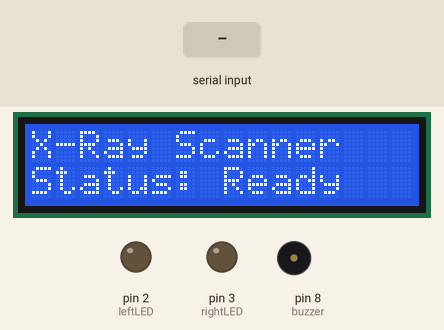
This sketch was run on a simulated Arduino Uno, built with avr-gcc and run on an emulated ATmega328P. On the bench: 16×2 character LCD, output pins drawn as LEDs (lit = HIGH), buzzer (waves = sounding). Dashed ring = blinking. The inputs (shaded band) are chosen by the test bench. What the sketch prints to the serial monitor is not drawn.

Above: at 1.2 s.
1.3 s: "THREAT:\n" received over Serial
At 1.76 s:
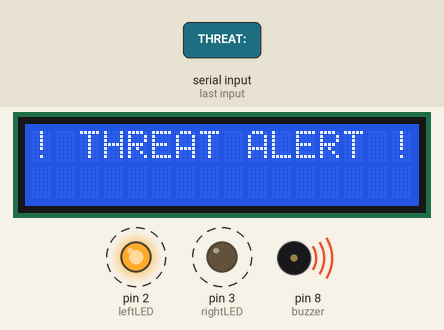
3.1 s: "SAFE\n" received over Serial
At 4.3 s:
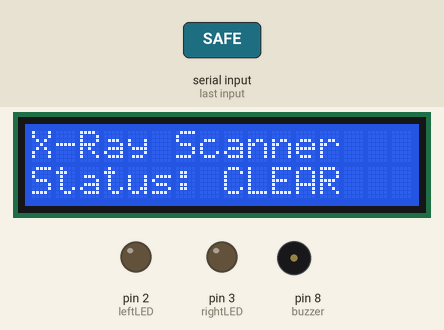
4.6 s: "THREAT::45\n" received over Serial
At 5.07 s:
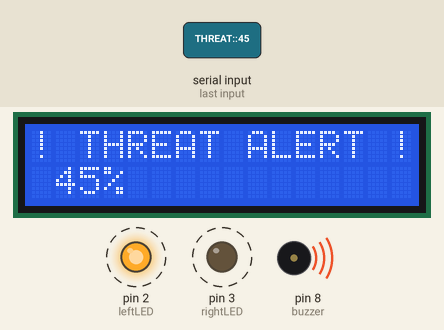
Timing chart, 0 to 12.4 s (numbered marks = the images above; inputs shaded):
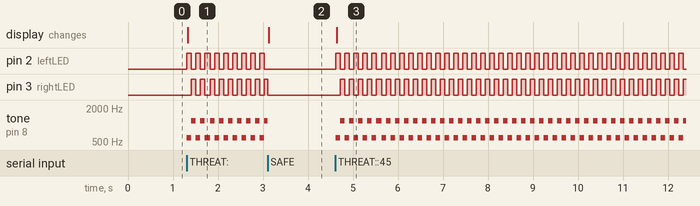

The sketch:

XRay_System.ino
```cpp
#include <LiquidCrystal_I2C.h>

LiquidCrystal_I2C lcd(0x27, 16, 2);

const int leftLED = 2;
const int rightLED = 3;
const int buzzer = 8;

const long buzzerInterval = 100;
const long ledInterval = 100;
int currentFreq = 800;
bool freqToggle = false;
bool ledToggle = false;

unsigned long previousLEDMillis = 0;
unsigned long previousBuzzerMillis = 0;

// Threat state
bool threatActive = false;
String threatType = "None";
int threatConfidence = 0;

// For non-blocking LCD updates
bool lcdNeedsUpdate = false;
unsigned long lastLCDUpdate = 0;
const long lcdUpdateInterval = 500; // Update LCD every 500ms when threat active

void setup() {
  // Initialize Serial (CRITICAL for Python communication!)
  Serial.begin(9600);
  Serial.println("Arduino Ready - Waiting for commands...");

  // Initialize LCD
  lcd.init();
  lcd.backlight();
  lcd.clear();
  lcd.setCursor(0, 0);
  lcd.print("X-Ray Scanner");
  lcd.setCursor(0, 1);
  lcd.print("Status: Ready");

  // Initialize pins
  pinMode(leftLED, OUTPUT);
  pinMode(rightLED, OUTPUT);
  pinMode(buzzer, OUTPUT);

  // Start with everything off
  digitalWrite(leftLED, LOW);
  digitalWrite(rightLED, LOW);
  noTone(buzzer);
}

void loop() {
  // Check for incoming serial commands from Python
  if (Serial.available() > 0) {
    String command = Serial.readStringUntil('\n');
    command.trim(); // Remove whitespace

    // Parse command
    if (command == "SAFE") {
      threatActive = false;
      threatType = "None";
      threatConfidence = 0;
      lcdNeedsUpdate = true;

      Serial.println("ACK:SAFE"); // Acknowledge

    } else if (command.startsWith("THREAT:")) {
      // Format: THREAT:Gun:69
      threatActive = true;

      // Parse threat type and confidence
      int firstColon = command.indexOf(':');
      int secondColon = command.indexOf(':', firstColon + 1);

      if (secondColon > 0) {
        threatType = command.substring(firstColon + 1, secondColon);
        threatConfidence = command.substring(secondColon + 1).toInt();
      } else {
        threatType = command.substring(firstColon + 1);
        threatConfidence = 0;
      }

      lcdNeedsUpdate = true;

      Serial.print("ACK:THREAT:");
      Serial.println(threatType);
    }
  }

  // Update outputs based on threat status
  if (threatActive) {
    triggerAlarm();
    blinkLEDs();
    updateLCDThreat();
  } else {
    stopAlarm();
    turnOffLEDs();
    updateLCDSafe();
  }
}

void triggerAlarm() {
  unsigned long currentMillis = millis();

  if (currentMillis - previousBuzzerMillis >= buzzerInterval) {
    previousBuzzerMillis = currentMillis;

    // Alternate between two frequencies
    if (freqToggle) {
      currentFreq = 1200; // High pitch
    } else {
      currentFreq = 600;  // Low pitch
    }
    freqToggle = !freqToggle;

    tone(buzzer, currentFreq);
  }
}

void stopAlarm() {
  noTone(buzzer);
}

void blinkLEDs() {
  unsigned long currentMillis = millis();

  if (currentMillis - previousLEDMillis >= ledInterval) {
    previousLEDMillis = currentMillis;

    ledToggle = !ledToggle;

    if (ledToggle) {
      digitalWrite(leftLED, HIGH);
      digitalWrite(rightLED, LOW);
    } else {
      digitalWrite(leftLED, LOW);
      digitalWrite(rightLED, HIGH);
    }
  }
}

void turnOffLEDs() {
  digitalWrite(leftLED, LOW);
  digitalWrite(rightLED, LOW);
}

void updateLCDThreat() {
  unsigned long currentMillis = millis();

  // Only update LCD periodically to avoid flickering
  if (lcdNeedsUpdate || (currentMillis - lastLCDUpdate >= lcdUpdateInterval)) {
    lcd.clear();
    lcd.setCursor(0, 0);
    lcd.print("! THREAT ALERT !");

    lcd.setCursor(0, 1);
    // Truncate threat type if too long
    String displayText = threatType;
    if (displayText.length() > 11) {
      displayText = displayText.substring(0, 11);
    }
    lcd.print(displayText);

    // Show confidence if available
    if (threatConfidence > 0) {
      lcd.print(" ");
      lcd.print(threatConfidence);
      lcd.print("%");
    }

    lcdNeedsUpdate = false;
    lastLCDUpdate = currentMillis;
  }
}

void updateLCDSafe() {
  if (lcdNeedsUpdate) {
    lcd.clear();
    lcd.setCursor(0, 0);
    lcd.print("X-Ray Scanner");
    lcd.setCursor(0, 1);
    lcd.print("Status: CLEAR");

    lcdNeedsUpdate = false;
  }
}
```

Measured:
- after the input at 1.3 s, pin 2 (leftLED): alternates HIGH for 0.10 s and LOW for 0.10 s, starting at once; pin 3 (rightLED): alternates HIGH for 0.10 s and LOW for 0.10 s, starting after 0.11 s; tone on pin 8 (buzzer): alternates 1200 Hz for 0.10 s and 600 Hz for 0.10 s, starting at once; the display: changes at once (image 1)
- after the input at 3.1 s, pin 2 (leftLED): stops changing and stays LOW; pin 3 (rightLED): goes on until 3.1 s, then stays LOW; the display: changes at once (image 2)
- after the input at 4.6 s, pin 2 (leftLED): alternates HIGH for 0.10 s and LOW for 0.10 s, starting at once; pin 3 (rightLED): alternates HIGH for 0.10 s and LOW for 0.10 s, starting after 0.11 s; tone on pin 8 (buzzer): alternates 1200 Hz for 0.10 s and 600 Hz for 0.10 s, starting at once; the display: changes at once (image 3)
